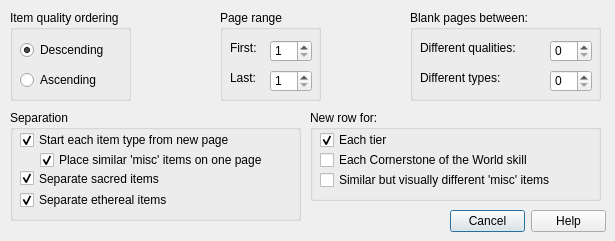
<?xml version="1.0" encoding="UTF-8"?>
<ui version="4.0">
 <class>StashSortingOptionsDialog</class>
 <widget class="QDialog" name="StashSortingOptionsDialog">
  <property name="geometry">
   <rect>
    <x>0</x>
    <y>0</y>
    <width>615</width>
    <height>241</height>
   </rect>
  </property>
  <property name="windowTitle">
   <string>Sort options</string>
  </property>
  <widget class="QDialogButtonBox" name="buttonBox">
   <property name="geometry">
    <rect>
     <x>450</x>
     <y>210</y>
     <width>156</width>
     <height>23</height>
    </rect>
   </property>
   <property name="orientation">
    <enum>Qt::Horizontal</enum>
   </property>
   <property name="standardButtons">
    <set>QDialogButtonBox::Cancel|QDialogButtonBox::Help</set>
   </property>
  </widget>
  <widget class="QGroupBox" name="itemQualityOrderingGroupBox">
   <property name="geometry">
    <rect>
     <x>10</x>
     <y>10</y>
     <width>121</width>
     <height>91</height>
    </rect>
   </property>
   <property name="title">
    <string>Item quality ordering</string>
   </property>
   <widget class="QRadioButton" name="ascQualityRadioButton">
    <property name="geometry">
     <rect>
      <x>10</x>
      <y>60</y>
      <width>91</width>
      <height>20</height>
     </rect>
    </property>
    <property name="text">
     <string>Ascending</string>
    </property>
    <attribute name="buttonGroup">
     <string notr="true">buttonGroup</string>
    </attribute>
   </widget>
   <widget class="QRadioButton" name="descQualityRadioButton">
    <property name="geometry">
     <rect>
      <x>10</x>
      <y>30</y>
      <width>99</width>
      <height>20</height>
     </rect>
    </property>
    <property name="text">
     <string>Descending</string>
    </property>
    <property name="checked">
     <bool>true</bool>
    </property>
    <attribute name="buttonGroup">
     <string notr="true">buttonGroup</string>
    </attribute>
   </widget>
  </widget>
  <widget class="QGroupBox" name="pageRangeGroupBox">
   <property name="geometry">
    <rect>
     <x>220</x>
     <y>10</y>
     <width>101</width>
     <height>91</height>
    </rect>
   </property>
   <property name="title">
    <string>Page range</string>
   </property>
   <widget class="QDoubleSpinBox" name="firstPageSpinBox">
    <property name="geometry">
     <rect>
      <x>50</x>
      <y>30</y>
      <width>42</width>
      <height>22</height>
     </rect>
    </property>
    <property name="decimals">
     <number>0</number>
    </property>
    <property name="minimum">
     <double>1.000000000000000</double>
    </property>
   </widget>
   <widget class="QLabel" name="firstPageLabel">
    <property name="geometry">
     <rect>
      <x>10</x>
      <y>30</y>
      <width>32</width>
      <height>16</height>
     </rect>
    </property>
    <property name="text">
     <string>First:</string>
    </property>
    <property name="buddy">
     <cstring>firstPageSpinBox</cstring>
    </property>
   </widget>
   <widget class="QDoubleSpinBox" name="lastPageSpinBox">
    <property name="geometry">
     <rect>
      <x>50</x>
      <y>60</y>
      <width>42</width>
      <height>22</height>
     </rect>
    </property>
    <property name="decimals">
     <number>0</number>
    </property>
    <property name="minimum">
     <double>1.000000000000000</double>
    </property>
   </widget>
   <widget class="QLabel" name="lastPageLabel">
    <property name="geometry">
     <rect>
      <x>10</x>
      <y>60</y>
      <width>30</width>
      <height>16</height>
     </rect>
    </property>
    <property name="text">
     <string>Last:</string>
    </property>
    <property name="buddy">
     <cstring>lastPageSpinBox</cstring>
    </property>
   </widget>
  </widget>
  <widget class="QGroupBox" name="blankPagesGroupBox">
   <property name="geometry">
    <rect>
     <x>410</x>
     <y>10</y>
     <width>191</width>
     <height>91</height>
    </rect>
   </property>
   <property name="title">
    <string>Blank pages between:</string>
   </property>
   <widget class="QLabel" name="diffQualitiesLabel">
    <property name="geometry">
     <rect>
      <x>10</x>
      <y>30</y>
      <width>118</width>
      <height>16</height>
     </rect>
    </property>
    <property name="text">
     <string>Different qualities:</string>
    </property>
   </widget>
   <widget class="QLabel" name="diffTypesLabel">
    <property name="geometry">
     <rect>
      <x>10</x>
      <y>60</y>
      <width>98</width>
      <height>16</height>
     </rect>
    </property>
    <property name="text">
     <string>Different types:</string>
    </property>
   </widget>
   <widget class="QSpinBox" name="diffQualitiesSpinBox">
    <property name="geometry">
     <rect>
      <x>140</x>
      <y>30</y>
      <width>42</width>
      <height>22</height>
     </rect>
    </property>
    <property name="maximum">
     <number>100</number>
    </property>
   </widget>
   <widget class="QSpinBox" name="diffTypesSpinBox">
    <property name="geometry">
     <rect>
      <x>140</x>
      <y>60</y>
      <width>42</width>
      <height>22</height>
     </rect>
    </property>
    <property name="maximum">
     <number>100</number>
    </property>
   </widget>
  </widget>
  <widget class="QGroupBox" name="newRowGroupBox">
   <property name="geometry">
    <rect>
     <x>310</x>
     <y>110</y>
     <width>291</width>
     <height>91</height>
    </rect>
   </property>
   <property name="title">
    <string>New row for:</string>
   </property>
   <widget class="QCheckBox" name="newRowTierCheckBox">
    <property name="geometry">
     <rect>
      <x>10</x>
      <y>20</y>
      <width>80</width>
      <height>20</height>
     </rect>
    </property>
    <property name="text">
     <string>Each tier</string>
    </property>
    <property name="checked">
     <bool>true</bool>
    </property>
   </widget>
   <widget class="QCheckBox" name="newRowVisuallyDifferentMiscCheckBox">
    <property name="geometry">
     <rect>
      <x>10</x>
      <y>60</y>
      <width>280</width>
      <height>20</height>
     </rect>
    </property>
    <property name="text">
     <string>Similar but visually different 'misc' items</string>
    </property>
   </widget>
   <widget class="QCheckBox" name="newRowCotwCheckBox">
    <property name="geometry">
     <rect>
      <x>10</x>
      <y>40</y>
      <width>247</width>
      <height>20</height>
     </rect>
    </property>
    <property name="text">
     <string>Each Cornerstone of the World skill</string>
    </property>
   </widget>
  </widget>
  <widget class="QGroupBox" name="separationBox">
   <property name="geometry">
    <rect>
     <x>10</x>
     <y>110</y>
     <width>291</width>
     <height>111</height>
    </rect>
   </property>
   <property name="title">
    <string>Separation</string>
   </property>
   <widget class="QCheckBox" name="separateEthCheckBox">
    <property name="geometry">
     <rect>
      <x>10</x>
      <y>80</y>
      <width>173</width>
      <height>20</height>
     </rect>
    </property>
    <property name="text">
     <string>Separate ethereal items</string>
    </property>
    <property name="checked">
     <bool>true</bool>
    </property>
   </widget>
   <widget class="QCheckBox" name="similarMiscItemsOnOnePageCheckBox">
    <property name="geometry">
     <rect>
      <x>30</x>
      <y>40</y>
      <width>263</width>
      <height>20</height>
     </rect>
    </property>
    <property name="text">
     <string>Place similar 'misc' items on one page</string>
    </property>
    <property name="checked">
     <bool>true</bool>
    </property>
   </widget>
   <widget class="QCheckBox" name="eachTypeFromNewPageCheckBox">
    <property name="geometry">
     <rect>
      <x>10</x>
      <y>20</y>
      <width>250</width>
      <height>20</height>
     </rect>
    </property>
    <property name="text">
     <string>Start each item type from new page</string>
    </property>
    <property name="checked">
     <bool>true</bool>
    </property>
   </widget>
   <widget class="QCheckBox" name="separateSacredCheckBox">
    <property name="geometry">
     <rect>
      <x>10</x>
      <y>60</y>
      <width>171</width>
      <height>17</height>
     </rect>
    </property>
    <property name="text">
     <string>Separate sacred items</string>
    </property>
    <property name="checked">
     <bool>true</bool>
    </property>
   </widget>
  </widget>
 </widget>
 <tabstops>
  <tabstop>descQualityRadioButton</tabstop>
  <tabstop>ascQualityRadioButton</tabstop>
  <tabstop>firstPageSpinBox</tabstop>
  <tabstop>lastPageSpinBox</tabstop>
  <tabstop>diffQualitiesSpinBox</tabstop>
  <tabstop>diffTypesSpinBox</tabstop>
  <tabstop>similarMiscItemsOnOnePageCheckBox</tabstop>
  <tabstop>newRowTierCheckBox</tabstop>
  <tabstop>newRowCotwCheckBox</tabstop>
  <tabstop>newRowVisuallyDifferentMiscCheckBox</tabstop>
  <tabstop>buttonBox</tabstop>
 </tabstops>
 <resources/>
 <connections>
  <connection>
   <sender>buttonBox</sender>
   <signal>accepted()</signal>
   <receiver>StashSortingOptionsDialog</receiver>
   <slot>accept()</slot>
   <hints>
    <hint type="sourcelabel">
     <x>380</x>
     <y>254</y>
    </hint>
    <hint type="destinationlabel">
     <x>157</x>
     <y>270</y>
    </hint>
   </hints>
  </connection>
  <connection>
   <sender>buttonBox</sender>
   <signal>rejected()</signal>
   <receiver>StashSortingOptionsDialog</receiver>
   <slot>reject()</slot>
   <hints>
    <hint type="sourcelabel">
     <x>426</x>
     <y>260</y>
    </hint>
    <hint type="destinationlabel">
     <x>286</x>
     <y>270</y>
    </hint>
   </hints>
  </connection>
  <connection>
   <sender>eachTypeFromNewPageCheckBox</sender>
   <signal>toggled(bool)</signal>
   <receiver>diffTypesSpinBox</receiver>
   <slot>setEnabled(bool)</slot>
   <hints>
    <hint type="sourcelabel">
     <x>196</x>
     <y>247</y>
    </hint>
    <hint type="destinationlabel">
     <x>496</x>
     <y>89</y>
    </hint>
   </hints>
  </connection>
  <connection>
   <sender>eachTypeFromNewPageCheckBox</sender>
   <signal>toggled(bool)</signal>
   <receiver>diffTypesLabel</receiver>
   <slot>setEnabled(bool)</slot>
   <hints>
    <hint type="sourcelabel">
     <x>122</x>
     <y>249</y>
    </hint>
    <hint type="destinationlabel">
     <x>383</x>
     <y>77</y>
    </hint>
   </hints>
  </connection>
 </connections>
 <buttongroups>
  <buttongroup name="buttonGroup"/>
 </buttongroups>
</ui>
